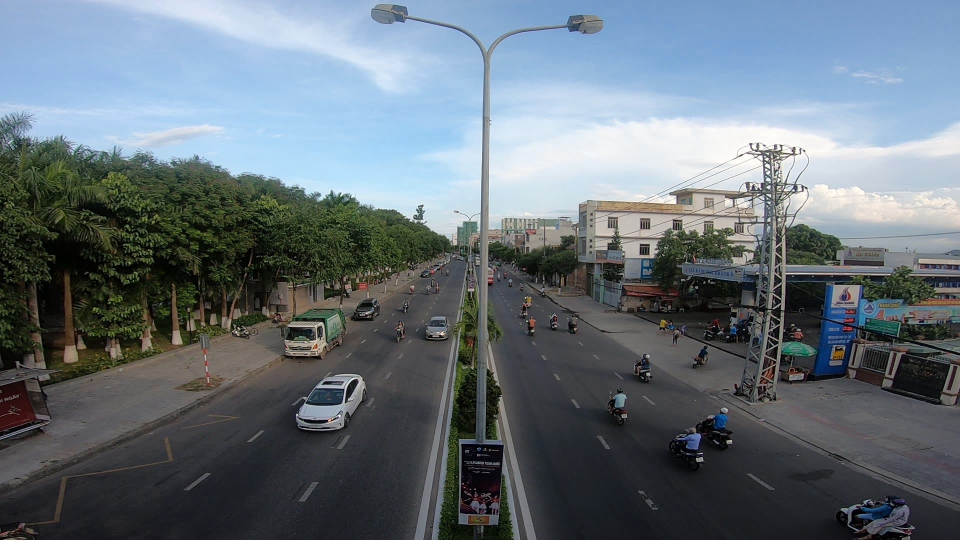
#> input picture Capturing mouse click events/cauvuot.jpg, 1920 x 1080 px (shown at 1/2 size)
$ python test_package.py
#> lines starting #> are read from the running program, lines starting #| are printed output that depends on the picture
# import the necessary packages
import cv2
import argparse

# now let's initialize the list of reference point
ref_point = []


# [22 lines left out: function shape_selection, not called in this run]


def main():
    global image
    # load the image, clone it, and setup the mouse callback function
    image = cv2.imread('cauvuot.jpg')
#> image is the input picture: shape (1080, 1920, 3); mean B, G, R 121.6, 113.4, 102.8
    image = cv2.resize(image, (1280, 720))
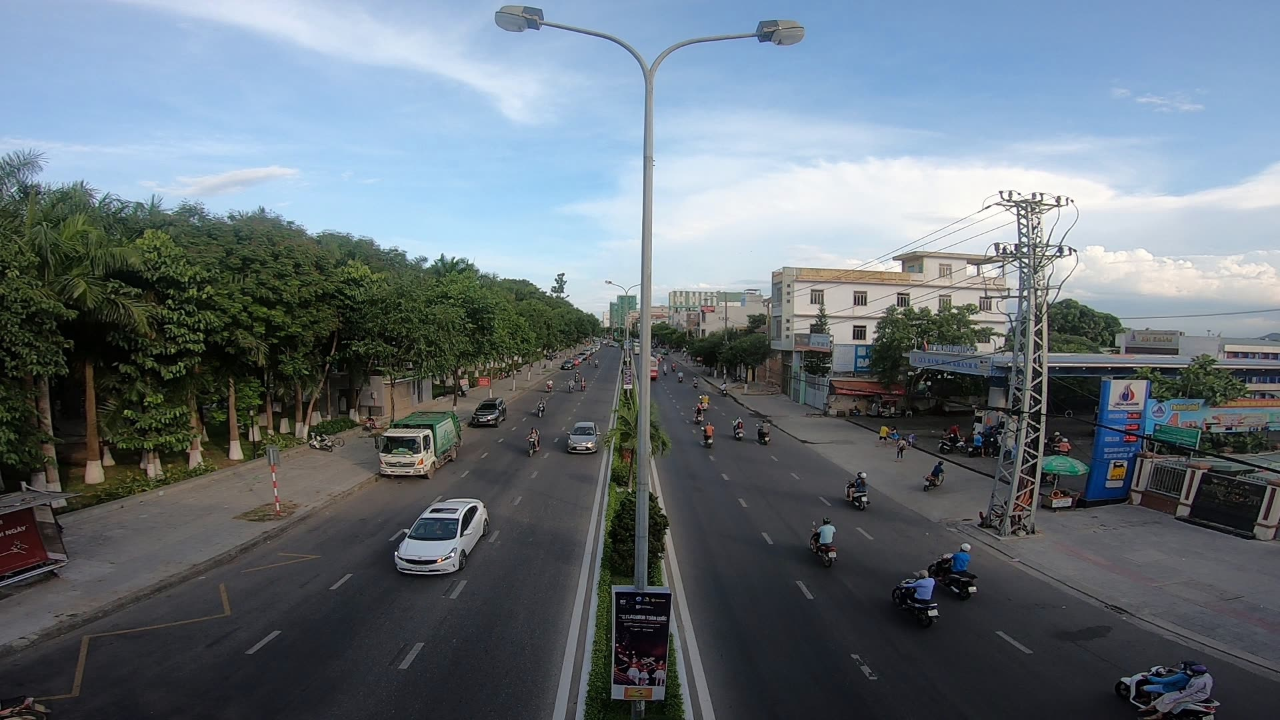
#> image: shape (720, 1280, 3); mean B, G, R 121.6, 113.4, 102.7
    clone = image.copy()
    cv2.namedWindow("image")
    cv2.setMouseCallback("image", shape_selection)

    # keep looping until the 'q' key is pressed
    while True:
        # display the image and wait for a keypress
        cv2.imshow("image", image)
        key = cv2.waitKey(1) & 0xFF
#> (key Esc is pressed here)

        # press 'r' to reset the window
        if key == ord("r"):
            image = clone.copy()

        # if the 'c' key is pressed, break from the loop
        elif key == ord("c"):
            break

    # close all open windows
    cv2.destroyAllWindows()


# [61 lines left out: function test, not called in this run]


if __name__ == '__main__':
    # test()
    main()
